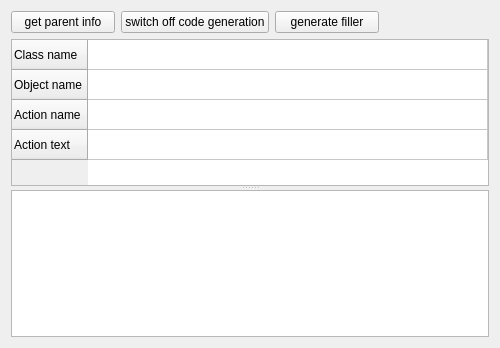
<?xml version="1.0" encoding="UTF-8"?>
<ui version="4.0">
 <class>GUITestWindow</class>
 <widget class="QWidget" name="GUITestWindow">
  <property name="geometry">
   <rect>
    <x>0</x>
    <y>0</y>
    <width>500</width>
    <height>348</height>
   </rect>
  </property>
  <property name="windowTitle">
   <string>GUI testing window</string>
  </property>
  <layout class="QGridLayout" name="gridLayout">
   <item row="0" column="0">
    <layout class="QHBoxLayout" name="horizontalLayout">
     <item>
      <widget class="QPushButton" name="pushButton">
       <property name="text">
        <string>get parent info</string>
       </property>
      </widget>
     </item>
     <item>
      <widget class="QPushButton" name="pushButton_2">
       <property name="text">
        <string>switch off code generation</string>
       </property>
      </widget>
     </item>
     <item>
      <widget class="QPushButton" name="pushButton_3">
       <property name="text">
        <string>generate filler</string>
       </property>
      </widget>
     </item>
     <item>
      <widget class="QLabel" name="label">
       <property name="text">
        <string/>
       </property>
      </widget>
     </item>
    </layout>
   </item>
   <item row="1" column="0">
    <widget class="QSplitter" name="splitter">
     <property name="orientation">
      <enum>Qt::Vertical</enum>
     </property>
     <widget class="QTableWidget" name="tableWidget">
      <property name="sizePolicy">
       <sizepolicy hsizetype="Expanding" vsizetype="Expanding">
        <horstretch>0</horstretch>
        <verstretch>0</verstretch>
       </sizepolicy>
      </property>
      <property name="minimumSize">
       <size>
        <width>291</width>
        <height>0</height>
       </size>
      </property>
      <property name="rowCount">
       <number>4</number>
      </property>
      <property name="columnCount">
       <number>1</number>
      </property>
      <attribute name="horizontalHeaderVisible">
       <bool>false</bool>
      </attribute>
      <attribute name="horizontalHeaderCascadingSectionResizes">
       <bool>false</bool>
      </attribute>
      <attribute name="horizontalHeaderStretchLastSection">
       <bool>true</bool>
      </attribute>
      <attribute name="verticalHeaderStretchLastSection">
       <bool>false</bool>
      </attribute>
      <row>
       <property name="text">
        <string>Class name</string>
       </property>
      </row>
      <row>
       <property name="text">
        <string>Object name</string>
       </property>
      </row>
      <row>
       <property name="text">
        <string>Action name</string>
       </property>
      </row>
      <row>
       <property name="text">
        <string>Action text</string>
       </property>
      </row>
      <column>
       <property name="text">
        <string>value</string>
       </property>
      </column>
     </widget>
     <widget class="QTextEdit" name="textEdit"/>
    </widget>
   </item>
  </layout>
 </widget>
 <resources/>
 <connections/>
</ui>
